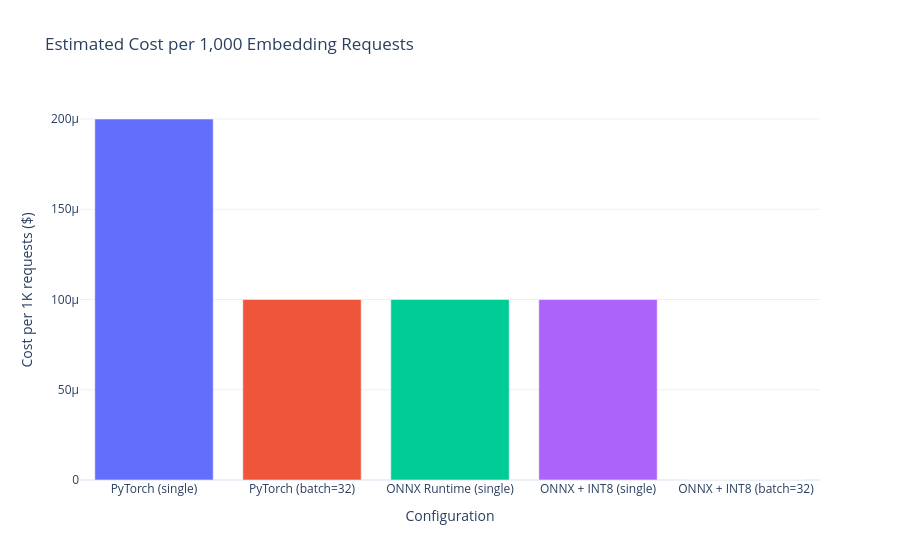

Here is the notebook cell this chart was saved with:
### Code cell
# Cost bar chart — makes the dollar impact visceral.
# The baseline bar should dwarf the optimized bars, showing the ROI of this work.
fig_cost = px.bar(
    cost_df,
    x="Configuration",
    y="Cost per 1K requests ($)",
    title="Estimated Cost per 1,000 Embedding Requests",
    color="Configuration",
)
fig_cost.update_layout(template="plotly_white", showlegend=False)
fig_cost.show()

### Figure 1 — Plotly figure (JSON) as saved in the notebook; plotly's stock layout.template omitted (floating-point values rounded to 4 significant figures)
{"data": [{"hovertemplate": "Configuration=%{x}<br>Cost per 1K requests ($)=%{y}<extra></extra>", "legendgroup": "PyTorch (single)", "marker": {"color": "#636efa", "pattern": {"shape": ""}}, "name": "PyTorch (single)", "orientation": "v", "showlegend": true, "textposition": "auto", "type": "bar", "x": ["PyTorch (single)"], "xaxis": "x", "y": [0.0002], "yaxis": "y"}, {"hovertemplate": "Configuration=%{x}<br>Cost per 1K requests ($)=%{y}<extra></extra>", "legendgroup": "PyTorch (batch=32)", "marker": {"color": "#EF553B", "pattern": {"shape": ""}}, "name": "PyTorch (batch=32)", "orientation": "v", "showlegend": true, "textposition": "auto", "type": "bar", "x": ["PyTorch (batch=32)"], "xaxis": "x", "y": [0.0001], "yaxis": "y"}, {"hovertemplate": "Configuration=%{x}<br>Cost per 1K requests ($)=%{y}<extra></extra>", "legendgroup": "ONNX Runtime (single)", "marker": {"color": "#00cc96", "pattern": {"shape": ""}}, "name": "ONNX Runtime (single)", "orientation": "v", "showlegend": true, "textposition": "auto", "type": "bar", "x": ["ONNX Runtime (single)"], "xaxis": "x", "y": [0.0001], "yaxis": "y"}, {"hovertemplate": "Configuration=%{x}<br>Cost per 1K requests ($)=%{y}<extra></extra>", "legendgroup": "ONNX + INT8 (single)", "marker": {"color": "#ab63fa", "pattern": {"shape": ""}}, "name": "ONNX + INT8 (single)", "orientation": "v", "showlegend": true, "textposition": "auto", "type": "bar", "x": ["ONNX + INT8 (single)"], "xaxis": "x", "y": [0.0001], "yaxis": "y"}, {"hovertemplate": "Configuration=%{x}<br>Cost per 1K requests ($)=%{y}<extra></extra>", "legendgroup": "ONNX + INT8 (batch=32)", "marker": {"color": "#FFA15A", "pattern": {"shape": ""}}, "name": "ONNX + INT8 (batch=32)", "orientation": "v", "showlegend": true, "textposition": "auto", "type": "bar", "x": ["ONNX + INT8 (batch=32)"], "xaxis": "x", "y": [0.0], "yaxis": "y"}], "layout": {"barmode": "relative", "legend": {"title": {"text": "Configuration"}, "tracegroupgap": 0}, "showlegend": false, "title": {"text": "Estimated Cost per 1,000 Embedding Requests"}, "xaxis": {"anchor": "y", "categoryarray": ["PyTorch (single)", "PyTorch (batch=32)", "ONNX Runtime (single)", "ONNX + INT8 (single)", "ONNX + INT8 (batch=32)"], "categoryorder": "array", "domain": [0, 1], "title": {"text": "Configuration"}}, "yaxis": {"anchor": "x", "domain": [0, 1], "title": {"text": "Cost per 1K requests ($)"}}}}
